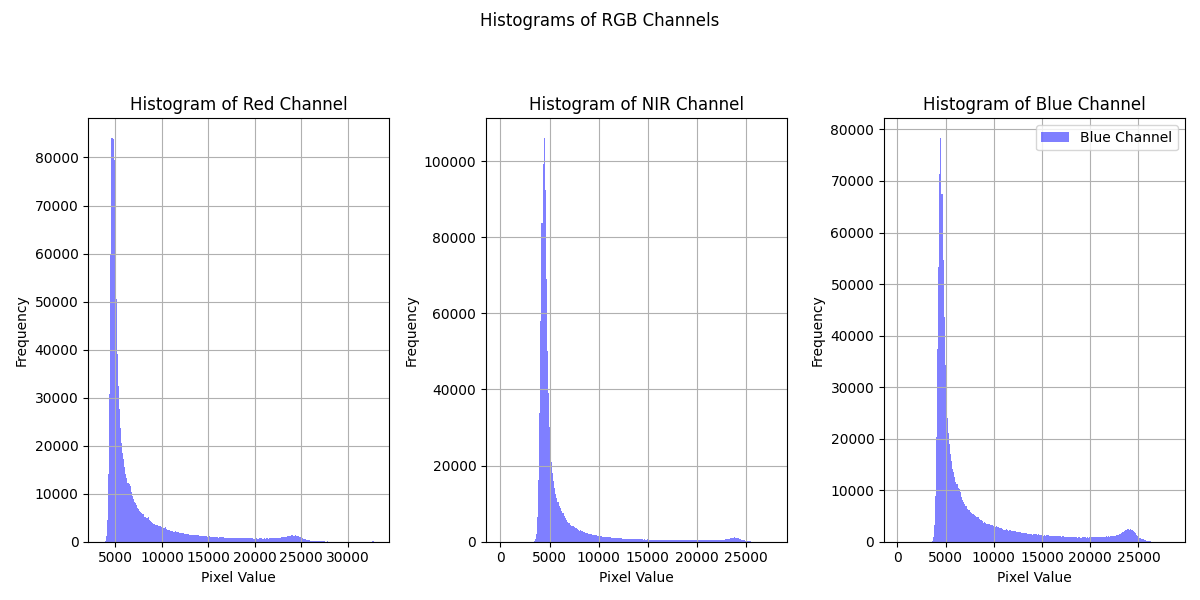

This chart was generated by the following Python code:
from astropy.io import fits
import matplotlib.pyplot as plt

# Function to create and display histograms
def plot_histogram(data, label, title):
    plt.hist(data.ravel(), bins=256, color='blue', alpha=0.5, label=label)
    plt.xlabel('Pixel Value')
    plt.ylabel('Frequency')
    plt.title(title)  # Add a title to the histogram
    plt.grid(True)

# Open and load the FITS images for red, green, and blue channels
hdulist_red = fits.open('E:\DS9_Practice_images\M5\m5 dss2 red.fits')
hdulist_nir = fits.open('E:\DS9_Practice_images\M5\m5 dss2 nir.fits')
hdulist_blue = fits.open('E:\DS9_Practice_images\M5\m5 dss2 blue.fits')

# Load the data from the primary HDU for each channel
data_red = hdulist_red[0].data
data_nir = hdulist_nir[0].data
data_blue = hdulist_blue[0].data


# Create histograms for each channel
plt.figure(figsize=(12, 6))
plt.subplot(131)
plot_histogram(data_red, 'Red Channel', 'Histogram of Red Channel')
plt.subplot(132)
plot_histogram(data_nir,  'NIR Channel', 'Histogram of NIR Channel')
plt.subplot(133)
plot_histogram(data_blue, 'Blue Channel', 'Histogram of Blue Channel')

plt.suptitle('Histograms of RGB Channels', fontsize=12)
plt.legend()
plt.tight_layout(rect=[0, 0, 1, 0.92])
plt.show()
